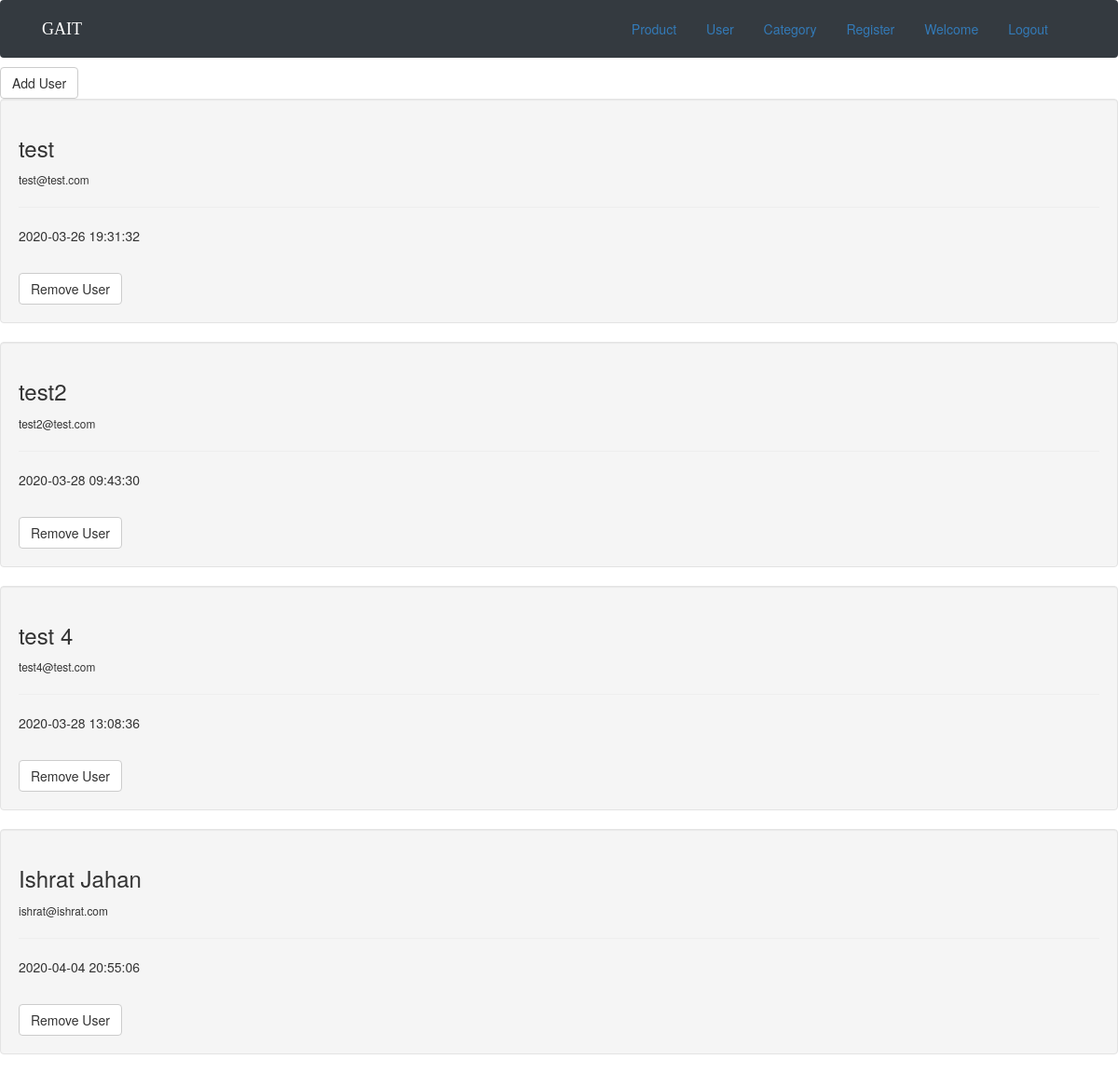
Screenshot of /user.php with the database file from the repository.
### tables this page shows
CREATE TABLE `user` (
  `id` int(11) NOT NULL,
  `name` varchar(255) NOT NULL,
  `email` varchar(255) NOT NULL,
  `password` varchar(255) NOT NULL,
  `create_date` datetime NOT NULL DEFAULT CURRENT_TIMESTAMP
);

### user.php (the view, shortened to what this page needs)
<?php
  include "header.php";
  include "config.php";
$query = "SELECT * FROM user";
$result = mysqli_query($conn, $query);
?>
<html>
<head>
    <link rel="stylesheet"  href="assets/css/home.css">
    <link rel="stylesheet"  href="assets/css/main.css">
     <link rel="stylesheet"  href="assets/css/bootstrap.min.css">
     <link rel="stylesheet"  href="/fonts/style.css">
    <link rel="stylesheet" href="https://cdnjs.cloudflare.com/ajax/libs/font-awesome/4.7.0/css/font-awesome.min.css">
  <link rel="stylesheet" href="assets/css/bootstrap.css">
  <link rel="stylesheet" href="assets/css/style.css">
</head>
<body>
  <nav class="navbar navbar-expand-sm navbar-dark bg-dark mb-3">
        <div class="container">
          <a class="navbar-brand" href="aproduct.php" style="font-family: 'Bree Serif', serif">GAIT</a>
          <div class="collapse navbar-collapse" id="navbarNav">
          <ul class="nav nav-pills justify-content-end">
          <li><a class="na" href="aproduct.php">Product</a></li>
          <li><a class="na" href="user.php">User</a></li>
          <li><a class="na" href="category.php">Category</a></li>
          <li><a class="na" href="aregister.php">Register</a></li>
          <li><a class="na" href="#">Welcome <?php echo $_SESSION['name']; ?></a></li>
          <li><a class="na" href="logout.php">Logout</a></li>
          </ul>
          </div>
    </nav>
    <div>
      <a class="btn btn-default" href="adduser.php">Add User</a>
     <?php
    while($row=mysqli_fetch_array($result))   : ?>
    <div class="well">
      <h3><?php echo $row['name']; ?></h3>
      <small><?php echo $row['email']; ?></small>
      <hr />
      <p><?php echo $row['create_date']; ?></p>
      <br />
      <a class="btn btn-default" href="" target="_blank">Remove User</a>
    </div>
    <?php  endwhile; ?>
    </div>
</body>
</html>

### assets/css/home.css (style rules this page uses)
html { overflow-x: hidden; }

### rows the page displays
user: name "test", email "test@test.com", create_date "2020-03-26 19:31:32"
user: name "test2", email "test2@test.com", create_date "2020-03-28 09:43:30"
user: name "test 4", email "test4@test.com", create_date "2020-03-28 13:08:36"
user: name "Ishrat Jahan", email "ishrat@ishrat.com", create_date "2020-04-04 20:55:06"
